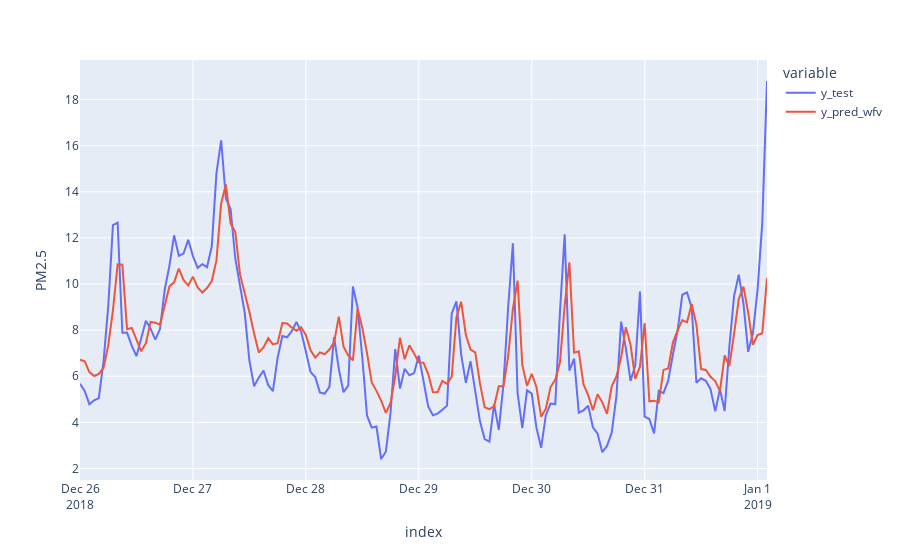

Notebook code cell kept with this figure:
### Markdown cell above
**Task 3.3.20:** Put the values for `y_test` and `y_pred_wfv` into the DataFrame `df_pred_test` (don't forget the index). Then plot `df_pred_test` using plotly express.

- [<span id='technique'>Create a line plot in <span id='tool'>plotly express.](../%40textbook/07-visualization-pandas.ipynb#Line-Plots)

### Code cell
df_pred_test =pd.DataFrame(
    {"y_test":y_test,"y_pred_wfv":y_pred_wfv}
)

fig = px.line(df_pred_test,labels={"value":"PM2.5"})
fig.show()

### Figure 1 — Plotly figure (JSON) as saved in the notebook; plotly's stock layout.template omitted (floating-point values rounded to 4 significant figures; data arrays with more than 128 entries replaced by an {"elided": "..."} marker saying what was removed)
{"data": [{"hovertemplate": "variable=y_test<br>index=%{x}<br>PM2.5=%{y}<extra></extra>", "legendgroup": "y_test", "line": {"color": "#636efa", "dash": "solid"}, "marker": {"symbol": "circle"}, "mode": "lines", "name": "y_test", "orientation": "v", "showlegend": true, "type": "scatter", "x": {"elided": "147 str values"}, "xaxis": "x", "y": {"elided": "147 float values"}, "yaxis": "y"}, {"hovertemplate": "variable=y_pred_wfv<br>index=%{x}<br>PM2.5=%{y}<extra></extra>", "legendgroup": "y_pred_wfv", "line": {"color": "#EF553B", "dash": "solid"}, "marker": {"symbol": "circle"}, "mode": "lines", "name": "y_pred_wfv", "orientation": "v", "showlegend": true, "type": "scatter", "x": {"elided": "147 str values"}, "xaxis": "x", "y": {"elided": "147 float values"}, "yaxis": "y"}], "layout": {"legend": {"title": {"text": "variable"}, "tracegroupgap": 0}, "margin": {"t": 60}, "xaxis": {"anchor": "y", "domain": [0, 1], "title": {"text": "index"}}, "yaxis": {"anchor": "x", "domain": [0, 1], "title": {"text": "PM2.5"}}}}
